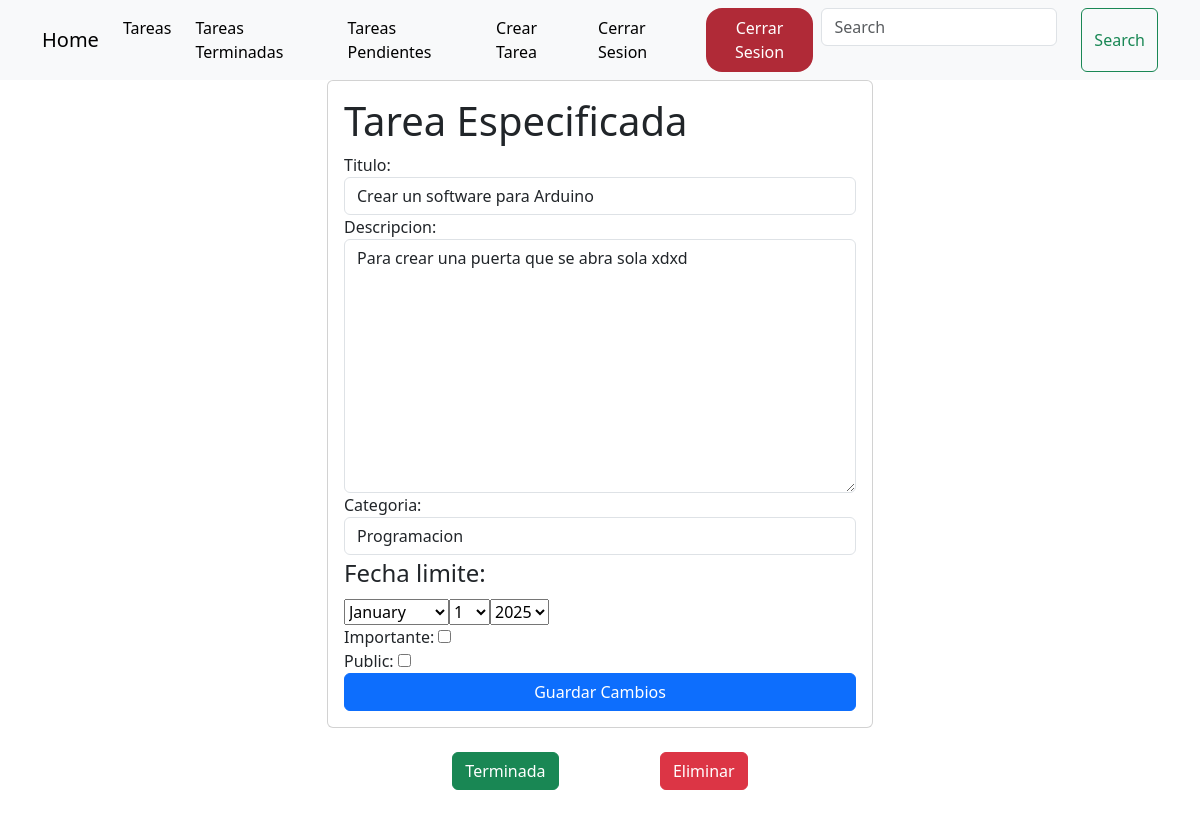
The app's page /tasks/edit/11/ (signed in) with its own data.
### tasks/models.py (models this page shows, shortened)
class Tarea(models.Model):
    titulo =models.CharField(max_length=50)
    descripcion =models.TextField(max_length=100)
    fecha_limite = models.DateField(null=True)
    categoria = models.CharField(max_length=20)
    usuario = models.ForeignKey(User, on_delete=models.CASCADE)
    importante = models.BooleanField(default=False)
    public = models.BooleanField(default=False)
    hecho = models.BooleanField(default=False)

### tasks/views.py (the view, shortened to what this page needs)
# urls.py: path('edit/<int:task_id>/', tasks_edit, name='tasks_edit'),
@login_required
def tasks_edit(request, task_id):
    if request.method == 'GET':
        try:
            tarea = get_object_or_404(Tarea, pk=task_id, usuario=request.user)
            form = TaskForm(instance=tarea)
            return render(request, 'task_edit.html', {
                'form': form,
                'tarea': tarea
            })
        except:
            return redirect('tasks')

### tasks/forms.py
class TaskForm(ModelForm):
    class Meta:
        model = Tarea
        fields = ['titulo', 'descripcion', 'categoria','fecha_limite', 'importante', 'public']
        widgets = {
            'titulo': forms.TextInput(attrs={'class': 'form-control', 'placeholder': 'Escribe el Titulo'}),
            'descripcion': forms.Textarea(attrs={'class': 'form-control', 'placeholder': 'Escribe la Descripcion'}),
            'categoria': forms.TextInput(attrs={'class': 'form-control', 'placeholder': 'Escribe la Categoria'}),
            'fecha_limite': forms.SelectDateWidget(),
            'importante': forms.CheckboxInput(),
            'public': forms.CheckboxInput(),
        }

### tasks/templates/task_edit.html (shortened to what this page needs)
{% extends 'index.html' %}
{% block content %}
  <main class="container">
    <div class="row">
      <div class="col-md-6 offset-md-3">
        <form class="card card-body" method="post">
          <h1>Tarea Especificada</h1>
          {{form}}
          <button class="btn btn-primary">Guardar Cambios</button>
        </form>
        <div class="d-flex justify-content-evenly m-4">
          <form action="{%  url 'tasks_complete' tarea.id %}" method="post">
            <button class="btn btn-success">Terminada</button>
          </form>
          <form action="{%  url 'tasks_delete' tarea.id %}" method="post">
            <button class="btn btn-danger">Eliminar</button>
          </form>
        </div>
      </div>
    </div>
  </main>
{% endblock %}

### records on screen
Tarea: titulo "Crear un software para Arduino", descripcion "Para crear una puerta que se abra sola xdxd", categoria "Programacion"
